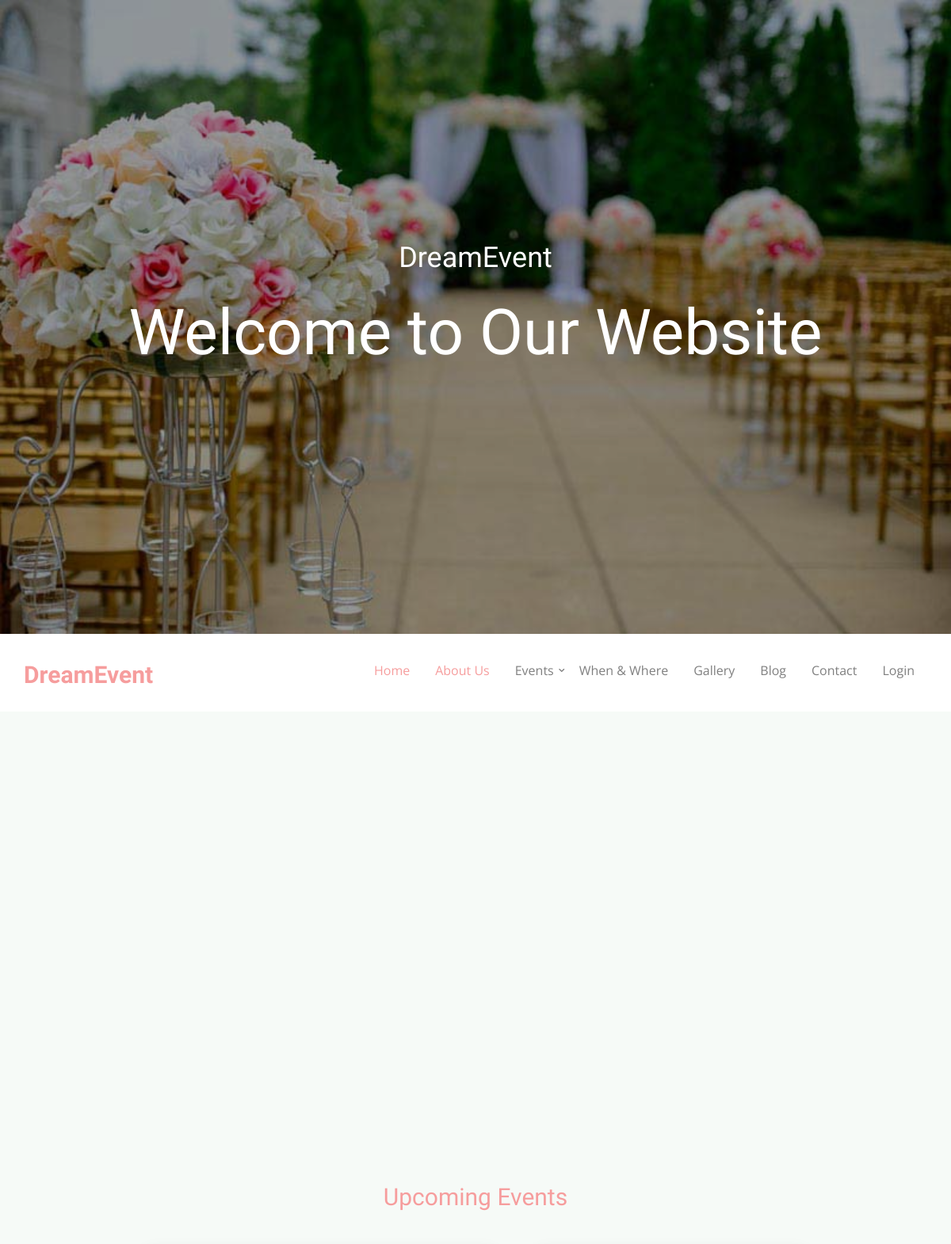
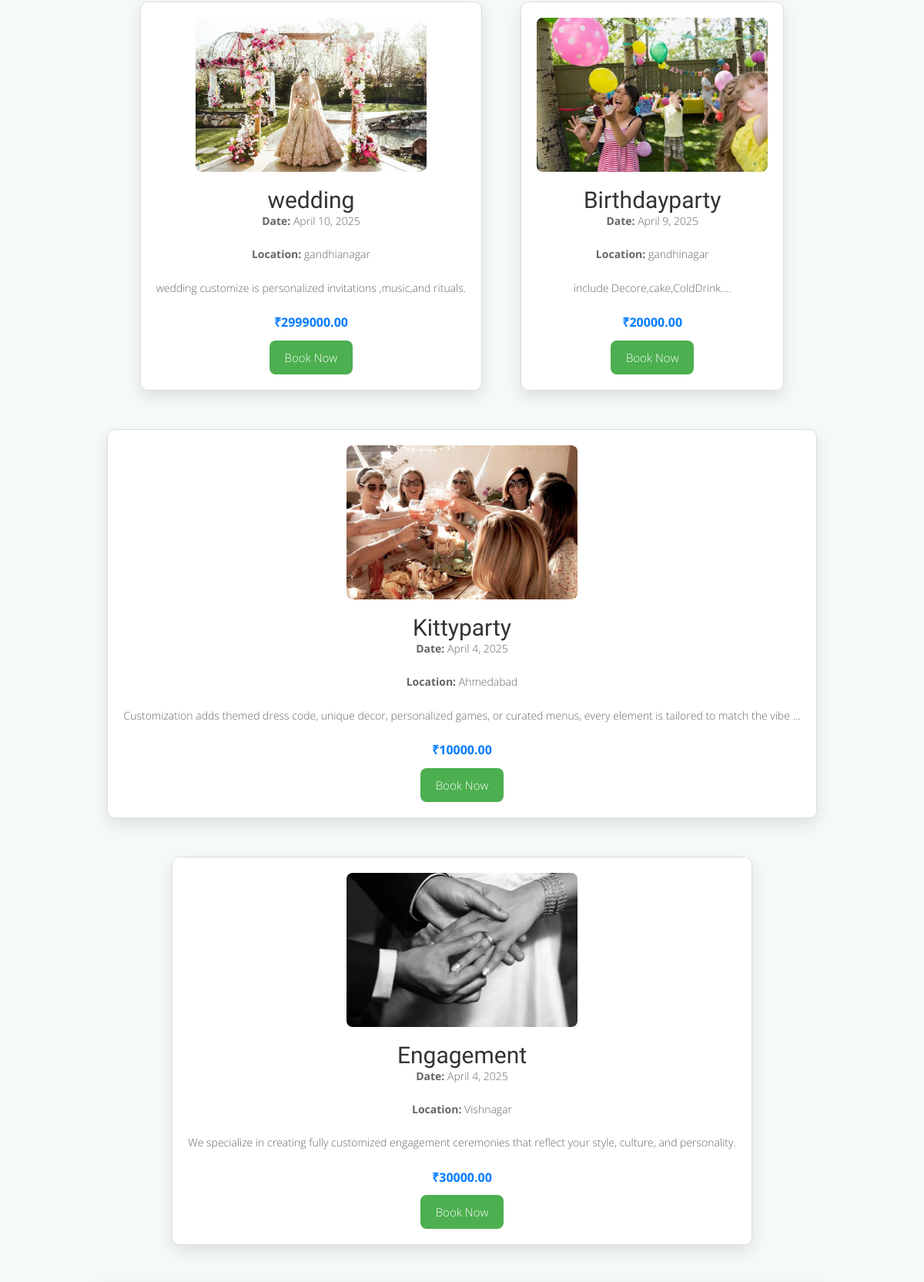
The page / (upper part) on the database its author committed (2 pictures, top to bottom).
### event_app/models.py (models this page shows, shortened)
class Event(models.Model):
    name = models.CharField(max_length=100)
    description = models.TextField()
    date = models.DateField()
    location = models.CharField(max_length=100)
    price = models.DecimalField(max_digits=10, decimal_places=2)
    image = models.ImageField(upload_to='event_images/', null=True, blank=True)  # ✅ Add this

### event_app/views.py (the view)
# urls.py: 2. Add a URL to urlpatterns:  path('', views.home, name='home')
def home(request):
    events = Event.objects.all()
    return render(request, 'index.html',{'events': events})

### event_app/templates/index.html (shortened to what this page needs)
<!DOCTYPE html>
 <html class="no-js">
	<head>
	<link rel="stylesheet" href="/static/css/animate.css">
	<link rel="stylesheet" href="/static/css/icomoon.css">
	<link rel="stylesheet" href="static/css/bootstrap.css">
	<link rel="stylesheet" href="/static/css/superfish.css">
	<link rel="stylesheet" href="/static/css/magnific-popup.css">
	<link rel="stylesheet" href="/static/css/style.css">
	</head>
	<body>
		<div id="fh5co-wrapper">
		<div id="fh5co-page">
		<div class="fh5co-hero" data-section="home">
			<div class="fh5co-overlay"></div>
			<div class="fh5co-cover text-center" data-stellar-background-ratio="0.5" style="background-image: url(/static/images/wed-ceremony.jpg);">
				<div class="display-t">
					<div class="display-tc">
						<div class="container">
							<div class="col-md-10 col-md-offset-1">
								<div class="animate-box">
									<h1>DreamEvent</h1>
									<h2>Welcome to Our Website</h2>
								</div>
							</div>
						</div>
					</div>
				</div>
			</div>
		</div>
		<header id="fh5co-header-section" class="sticky-banner">
			<div class="container">
				<div class="nav-header">
					<h1 id="fh5co-logo"><a href=" ">DreamEvent</a></h1>
					<nav id="fh5co-menu-wrap" role="navigation">
						<ul class="sf-menu" id="fh5co-primary-menu">
							<li class="active"><a href="../" >Home</a></li>
							<li class="active"><a href="about" >About Us</a></li>
							<li>
								<a href="event" class="fh5co-sub-ddown">Events</a>
							</li>
							<li><a href="when">When &amp; Where</a></li>
							<li><a href="gallery">Gallery</a></li>
							<li><a href="blog">Blog</a></li>
							<li><a href="contact">Contact</a></li>
							<li>
								{% if user.is_authenticated %}
									<div class="profile-dropdown">
											<a href="{% url 'my_bookings' %}">My Bookings</a>
											<a href="{% url 'logout' %}">Logout</a>
									</div>
								{% else %}
									<a href="{% url 'login' %}">Login</a>
								{% endif %}
							</li>
						</ul>
					</nav>
				</div>
			</div>
		</header>
		<div id="fh5co-couple" class="fh5co-section-gray">
			<div class="container">
				<div class="row">
				<h2>Upcoming Events</h2>
				<div class="event-grid">
					{% for event in events %}
					  <div class="event-card">
						{% if event.image %}
						  <img src="{{ event.image.url }}" alt="{{ event.name }}">
						{% else %}
						  <img src="https://via.placeholder.com/300x200?text=No+Image" alt="No image">
						{% endif %}
						<h3>{{ event.name }}</h3>
						<p><strong>Date:</strong> {{ event.date }}</p>
						<p><strong>Location:</strong> {{ event.location }}</p>
						<p>{{ event.description|truncatewords:20 }}</p>
						<div class="price">₹{{ event.price }}</div>
						<form action="{% url 'book_event' event.id %}" method="GET">
						  <button type="submit" class="book-btn">Book Now</button>
						</form>
					  </div>
					{% endfor %}
				  </div>
				  </div>
			</div>
		</div>
	</div>
	</div>
	</body>
</html>

### static/css/superfish.css (style rules this page uses)
.sf-menu, .sf-menu * { margin: 0; padding: 0; list-style: none; }
.sf-menu li { position: relative; }
.sf-menu > li { float: left; }
.sf-menu a { display: block; position: relative; }
.sf-menu { float: left; margin-bottom: 1em; }
.sf-menu a { border-left: 1px solid #fff; border-top: 1px solid #dFeEFF; border-top: 1px solid rgba(255,255,255,.5); padding: .75em 1em; text-decoration: none; zoom: 1; }
.sf-menu a { color: #13a; }
.sf-menu li { background: #BDD2FF; white-space: nowrap; *white-space: normal; -webkit-transition: background .2s; transition: background .2s; }
.sf-arrows .sf-with-ul { padding-right: 2.5em; *padding-right: 1em; }
.sf-arrows .sf-with-ul:after { content: ''; position: absolute; top: 50%; right: 1em; margin-top: -3px; height: 0; width: 0; border: 5px solid transparent; border-top-color: #dFeEFF; border-top-color: rgba(255,255,255,.5); }

### event_app/templates/index.html (style rules this page uses)
.event-grid { display: grid; grid-template-columns: repeat(auto-fit, minmax(280px, 1fr)); gap: 20px; }
.event-card { background: white; padding: 20px; border-radius: 10px; box-shadow: 0 5px 15px rgba(0,0,0,0.1); transition: 0.3s; }
.event-card img { max-width: 100%; border-radius: 10px; margin-bottom: 10px; }
.event-card h3 { margin: 0; color: #333; }
.event-card p { color: #666; font-size: 14px; }
.event-card .price { margin-top: 10px; font-weight: bold; color: #007bff; }
.book-btn { margin-top: 10px; padding: 10px 20px; background-color: #4caf50; color: white; border: none; border-radius: 8px; font-size: 15px; cursor: pointer; transition: background-color 0.3s ease; }
.event-card { border: 1px solid #ddd; border-radius: 10px; padding: 20px; margin: 15px; text-align: center; background: #fff; box-shadow: 0 8px 20px rgba(0,0,0,0.1); }
.event-card img { max-width: 100%; height: 200px; object-fit: cover; border-radius: 8px; }
.event-grid { display: flex; flex-wrap: wrap; justify-content: center; }

### rows shown on the page
Event: image (picture), name "wedding", date "April 10, 2025", location "gandhianagar", description "wedding customize is personalized invitations ,music,and rituals.", price "2999000.00"
Event: image (picture), name "Birthdayparty", date "April 9, 2025", location "gandhinagar", description "include Decore,cake,ColdDrink....", price "20000.00"
Event: image (picture), name "Kittyparty", date "April 4, 2025", location "Ahmedabad", description "Customization adds themed dress code, unique decor, personalized games, or curated menus, every element is tailored to match the vibe …", price "10000.00"
Event: image (picture), name "Engagement", date "April 4, 2025", location "Vishnagar", description "We specialize in creating fully customized engagement ceremonies that reflect your style, culture, and personality.", price "30000.00"
